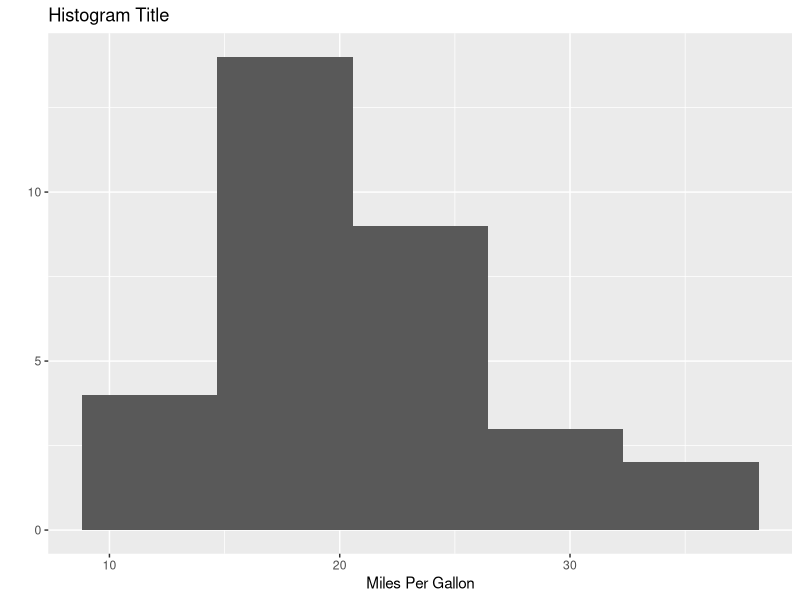
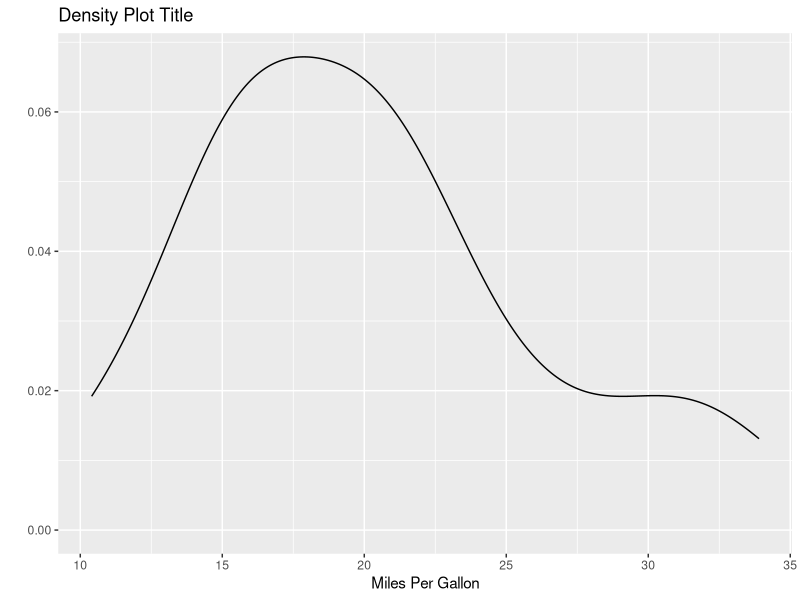
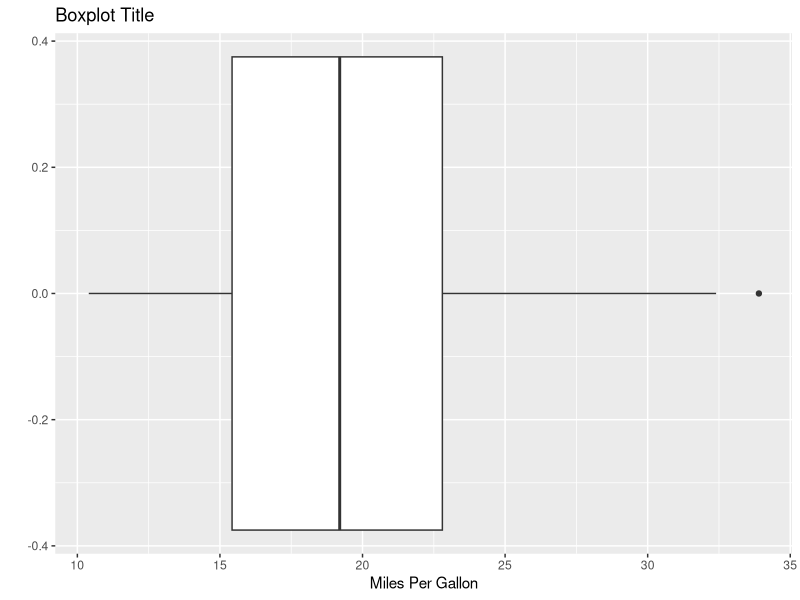
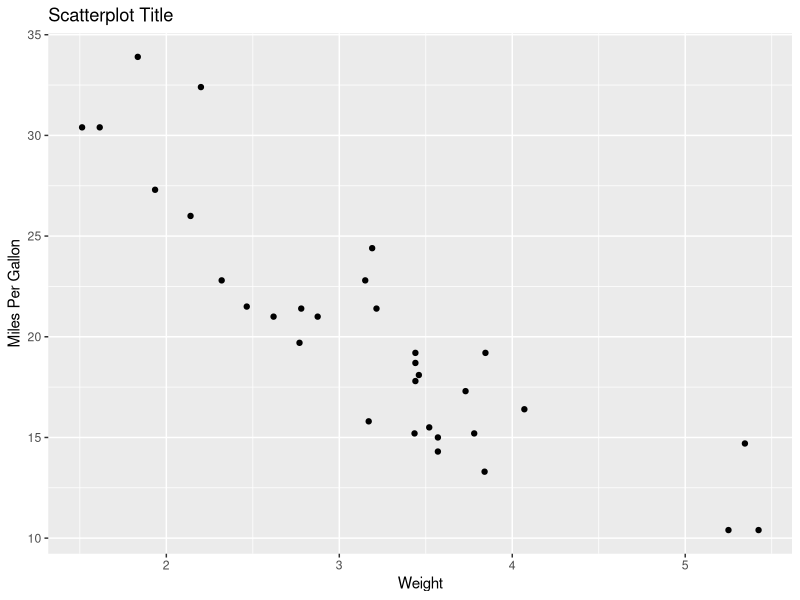

Source code (R) for these figures, in order:
## ---- chunk 1
knitr::opts_chunk$set(echo = TRUE)

library(tidyverse)
library(knitr)

#setwd("D:/dropbox/Dropbox/data_viz_coursera")

dat<-read_csv("cces_sample_coursera.csv")

dat<-drop_na(dat)

## ---- chunk 2
kable(table(dat$gender),align="l")
#?kable
kable(summarise(dat,Mean=mean(dat$faminc_new),Median=median(dat$faminc_new)),align="l",label="Summary Statistics for Family Income")
## ---- chunk 3
data(mtcars)

qplot(x=mpg,data=mtcars,geom="histogram",bins=5,main="Histogram Title",xlab="Miles Per Gallon")

qplot(x=mpg,data=mtcars,geom="density",main="Density Plot Title",xlab="Miles Per Gallon")

qplot(x=mpg,data=mtcars,geom="boxplot",main="Boxplot Title",xlab="Miles Per Gallon")

qplot(x=wt,y=mpg,data=mtcars,geom="point",main="Scatterplot Title",xlab="Weight",ylab="Miles Per Gallon")
